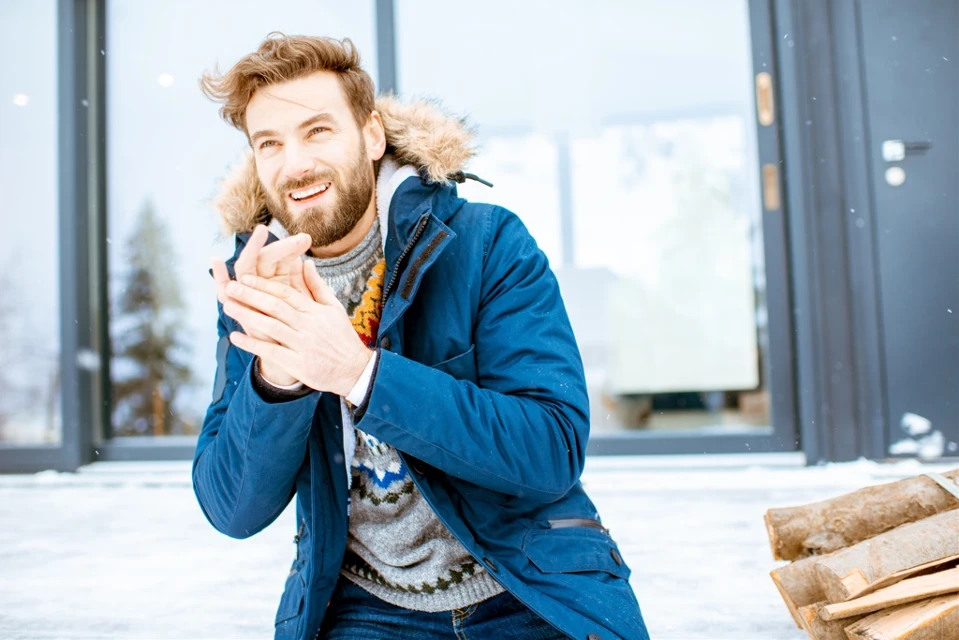
#> input picture Do_an_cuoi_ki/Test/test_5.png, 959 x 640 px
$ python effect_vintage.py
#> lines starting #> are read from the running program, lines starting #| are printed output that depends on the picture
### Do_an_cuoi_ki/import_file/effect_noise.py
# import thư viện
import skimage
import cv2
from PIL import Image
import numpy as np


def gauss_noise(img):
    img_noise = skimage.util.random_noise(img,mode="gaussian")
    return (img_noise*255).astype(np.uint8)

def poisson_noise(img):
    img_noise = skimage.util.random_noise(img,mode="poisson")
    return (img_noise*255).astype(np.uint8)

def localvar_noise(img):
    img_noise = skimage.util.random_noise(img,mode="localvar")
    return (img_noise*255).astype(np.uint8)

def salt_noise(img):
    img_noise = skimage.util.random_noise(img,mode="salt")
    return (img_noise*255).astype(np.uint8)

def pepper_noise(img):
    img_noise = skimage.util.random_noise(img,mode="pepper")
    return (img_noise*255).astype(np.uint8)

# [11 lines left out: function main, not called in this run]
    # # show kết quả
    # cv2.imshow("noise",img_res)
    # cv2.waitKey(0)
    # cv2.destroyAllWindows()

# [2 lines that do not run on import are left out]

### Do_an_cuoi_ki/effect_vintage.py
# import thư viện
import cv2
from PIL import Image, ImageEnhance
import numpy as np
from import_file.effect_noise import poisson_noise

# hàm tạo effect
def effect_yellow_pic(img_rgb):
    newImage = img_rgb.copy()
    i, j, k = img_rgb.shape
    for x in range(i):
        for y in range(j):
            R = img_rgb[x,y,2] * 0.393 + img_rgb[x,y,1] * 0.769 + img_rgb[x,y,0] * 0.189
            G = img_rgb[x,y,2] * 0.349 + img_rgb[x,y,1] * 0.686 + img_rgb[x,y,0] * 0.168
            B = img_rgb[x,y,2] * 0.272 + img_rgb[x,y,1] * 0.534 + img_rgb[x,y,0] * 0.131
            if R > 255:
                newImage[x,y,2] = 255
            else:
                newImage[x,y,2] = R
            if G > 255:
                newImage[x,y,1] = 255
            else:
                newImage[x,y,1] = G
            if B > 255:
                newImage[x,y,0] = 255
            else:
                newImage[x,y,0] = B

    newImage = cv2.cvtColor(newImage, cv2.COLOR_BGR2RGB)
    return newImage

# hàm tạo effect
def effect_old_pic(img,blur= 1):
    # đọc texture
#> called with blur = 1
    effect_film = Image.open('./Mask/old_noise_film.jpg').convert('L')
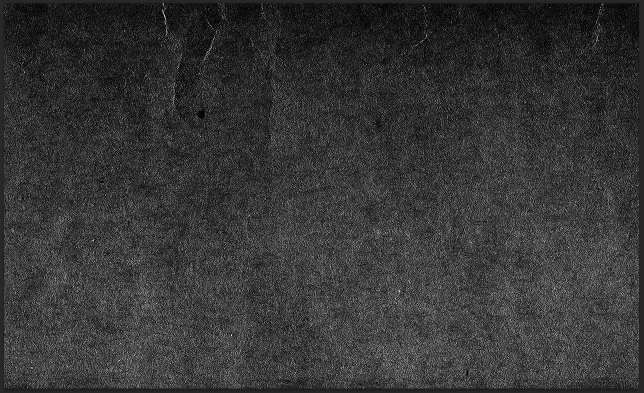
#> input picture Do_an_cuoi_ki/Mask/old_noise_film.jpg, 1288 x 785 px (shown at 1/2 size)
    effect_broken = Image.open("./Mask/old_paper.jpg").convert('L')
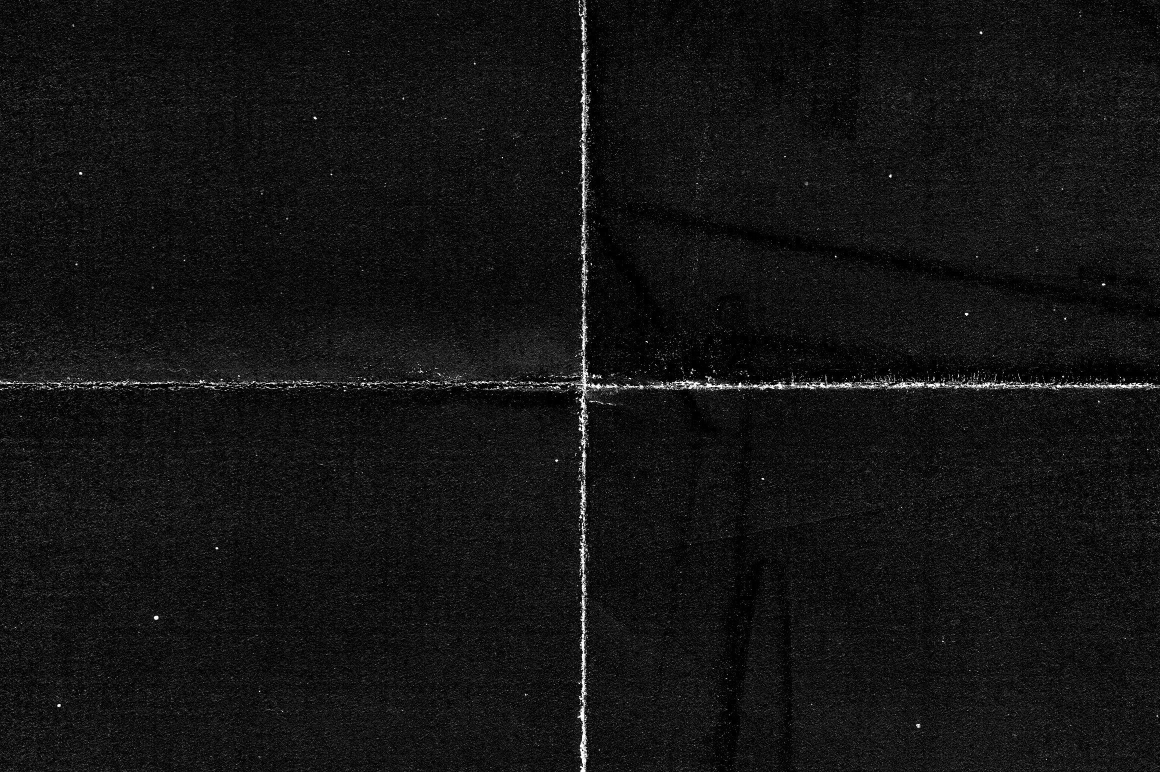
#> input picture Do_an_cuoi_ki/Mask/old_paper.jpg, 2320 x 1544 px (shown at 1/2 size)

    # resize texture
    effect_broken = effect_broken.resize(img.size)
#> effect_broken: PIL image 959x640 L
    effect_film = effect_film.resize(img.size)
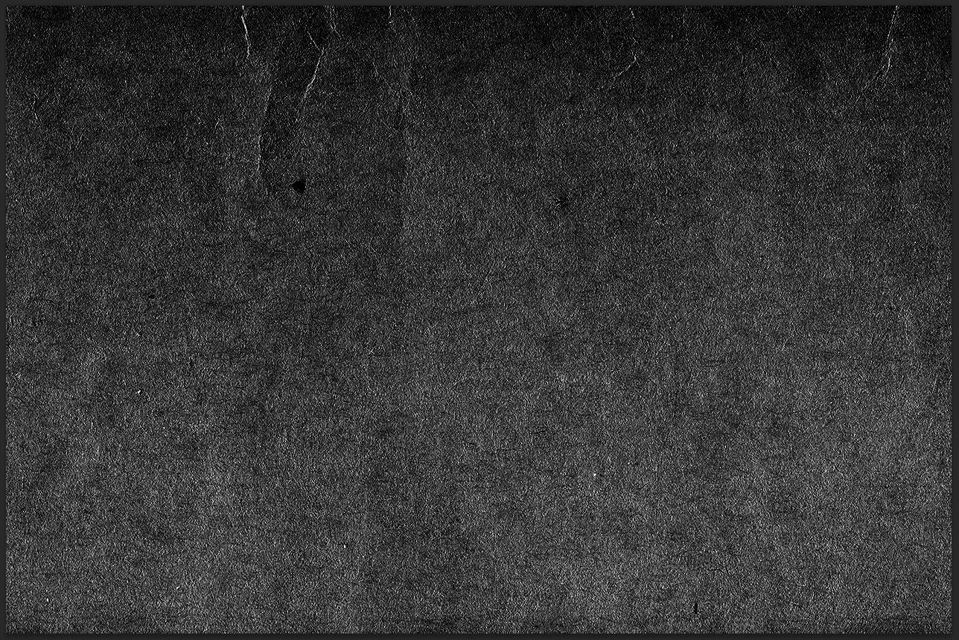
#> effect_film: PIL image 959x640 L; min 0, max 255, mean 54.1

    # apply textture
    img.paste(effect_film,mask=effect_film)
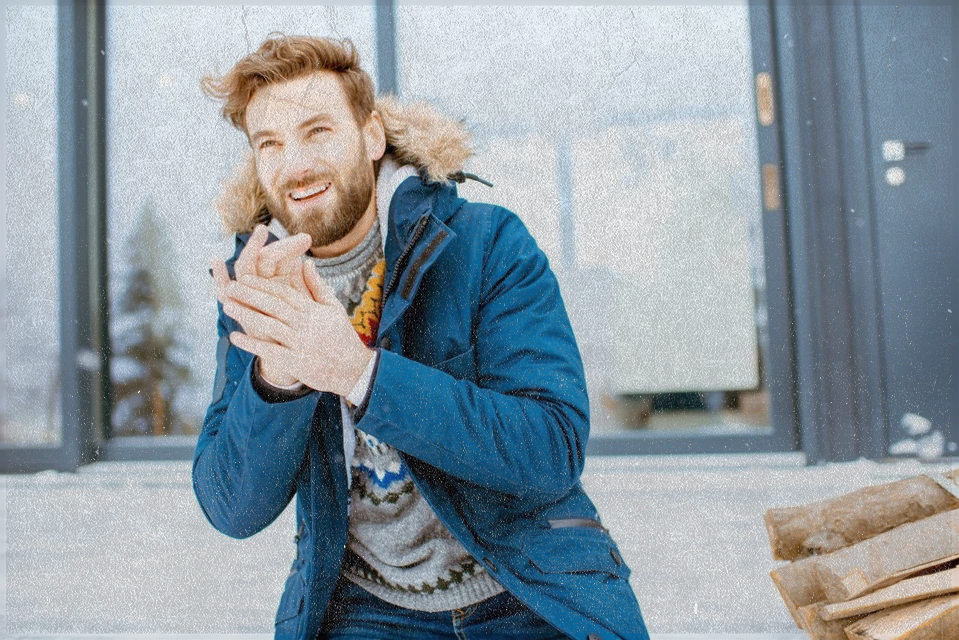
#> img: PIL image 959x640 RGBA; mean R, G, B, A 141, 153, 161.4, 255
    img.paste(effect_broken,mask= effect_broken)

    # # show
    # img.show()

    # convert array
    img = np.array(img)

    # make noise
    img_noise = poisson_noise(img)
#> in poisson_noise, `img_noise = skimage.util.random_noise(img,mode="poisson")`:
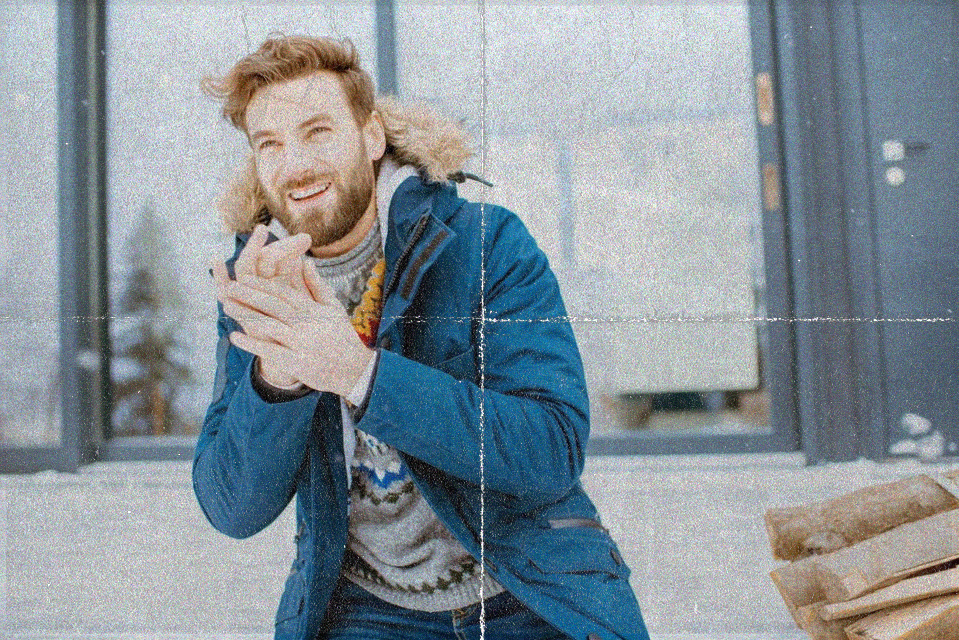
#> img_noise: shape (640, 959, 4) float64; mean R, G, B, A 0.522, 0.566, 0.596, 0.975; transparent parts drawn white
#> in poisson_noise, `return (img_noise*255).astype(np.uint8)`:
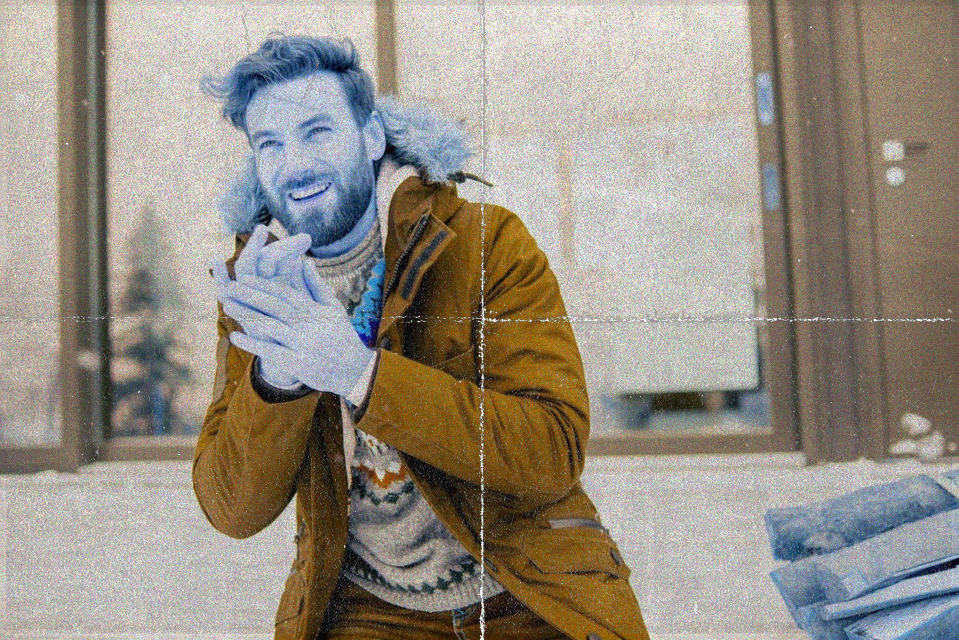
#> returned value: shape (640, 959, 4); mean of channels 0, 1, 2, 3 132.7, 143.8, 151.5, 248.6; drawn as B, G, R

    # blur
    img_noise = cv2.GaussianBlur(img_noise,(blur,blur),0)

    # render vintage
    img_vintage = effect_yellow_pic(img_noise)
#> after the loop in effect_yellow_pic, `for x in range(i):`:
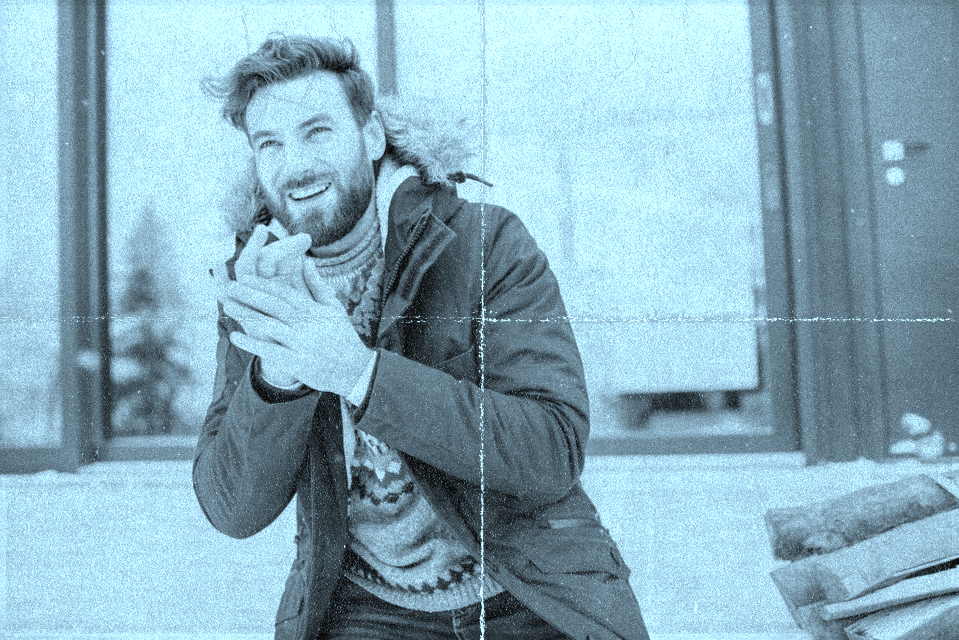
#> newImage: shape (640, 959, 4); mean R, G, B, A 134.9, 172.3, 188.4, 248.6; transparent parts drawn white

    return img_vintage

# hàm chính
def main():
    # đọc ảnh
    img_ori = Image.open('./Test/test_5.png').convert('RGBA')
    img_ori.show()

    # tạo hiệu ứng
    img_res = effect_old_pic(img_ori)

    # im kết quả
    img_res = Image.fromarray(img_res)
    img_res.show()

# hàm chính
if __name__ == "__main__":
    main()
